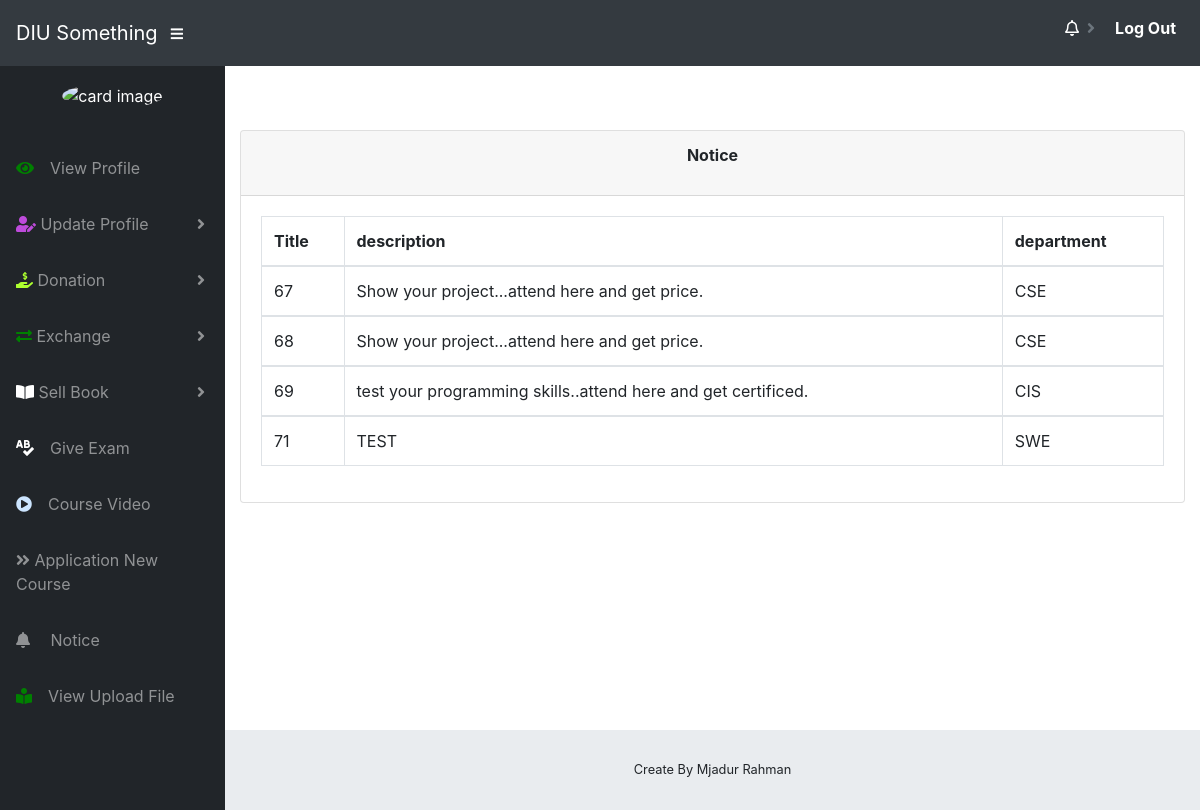
Screenshot of /student/notice.php (signed in) with the database file from the repository.
### tables this page shows
CREATE TABLE `students` (
  `id` int(11) NOT NULL,
  `first_name` varchar(255) NOT NULL,
  `last_name` varchar(255) NOT NULL,
  `username` varchar(255) NOT NULL,
  `depertment` varchar(255) NOT NULL,
  `password` varchar(255) NOT NULL,
  `status` varchar(255) NOT NULL,
  `contact` varchar(255) NOT NULL,
  `address` varchar(255) NOT NULL,
  `dob` date NOT NULL,
  `gender` varchar(255) NOT NULL,
  `fathername` varchar(255) NOT NULL,
  `mothername` varchar(255) NOT NULL,
  `fatherphone` varchar(255) NOT NULL,
  `motherphone` varchar(255) NOT NULL,
  `image` varchar(255) NOT NULL
);

CREATE TABLE `event` (
  `id` int(11) NOT NULL,
  `depertment` varchar(255) NOT NULL,
  `event_title` varchar(255) NOT NULL,
  `event_desc` varchar(255) NOT NULL,
  `start_date` date NOT NULL,
  `image` varchar(255) NOT NULL,
  `notify` int(11) NOT NULL
);

### student/notice.php (the view, shortened to what this page needs)
<?php include "mastering/header.php"?>
<body id="page-top">
<?php include "mastering/nav.php"?>
<div id="wrapper">
    <?php include "mastering/side_bar.php"?>
    <div id="content-wrapper">
        <div class="container">
            <div class="row">
                <div class="col-md-12 mx-auto mt-5 mb-5">
                    <div class="card">
                        <div class="card-header">
                            <p class="text-center font-weight-bold">Notice</p>
                            <?php
                            if (isset($_SESSION['id'])){
                                $sql = "SELECT students.id, event.depertment, event.event_desc FROM students INNER JOIN event ON event.depertment=students.depertment ";
                                $fetchs = mysqli_query($connect, $sql);
                            }
                            ?>
                        </div>
                        <div class="card-body">
                            <div class="table-responsive">
                                <table class="table table-bordered" id="myTable" width="100%" cellspacing="0">
                                    <thead>
                                    <tr>
                                        <th>Title</th>
                                        <th>description</th>
                                        <th>department</th>
                                    </tr>
                                    </thead>
                                    <?php while ($row = $fetchs->fetch_assoc()) {?>
                                        <tbody>
                                        <tr>
                                            <td><?php echo $row['id']; ?></td>
                                            <td><?php echo $row['event_desc']; ?></td>
                                            <td><?php echo $row['depertment']; ?></td>
                                        </tr>
                                        </tbody>
                                    <?php }?>
                                </table>
                            </div>
                        </div>
                    </div>
                </div>
            </div>
            <?php include "mastering/footer.php" ?>
        </div>
    </div>
    <?php include "mastering/script.php"?>

### rows the page displays
students: id "67", event.event_desc "Show your project...attend here and get price.", event.depertment "CSE"
students: id "68", event.event_desc "Show your project...attend here and get price.", event.depertment "CSE"
students: id "69", event.event_desc "test your programming skills..attend here and get certificed.", event.depertment "CIS"
students: id "71", event.event_desc "TEST", event.depertment "SWE"
